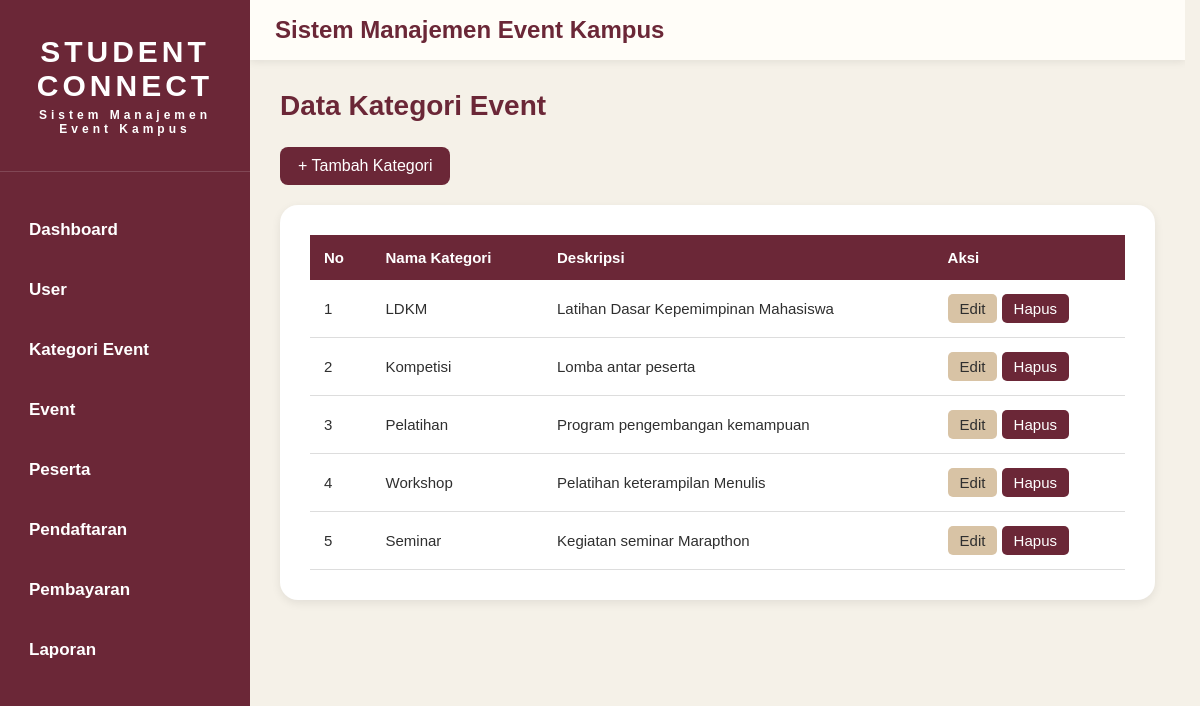
The page /kategori/index.php on the database its author committed.
### tables this page shows
CREATE TABLE `kategori_event` (
  `id_kategori` int(11) NOT NULL,
  `nama_kategori` varchar(100) NOT NULL,
  `deskripsi` text DEFAULT NULL
);

### kategori/index.php (the view, shortened to what this page needs)
<?php
include '../config/koneksi.php';
?>
<!DOCTYPE html>
<html lang="id">
<head>
    <link rel="stylesheet" href="../assets/style.css">
</head>
<body>
<div class="wrapper">
    <?php include '../layout/sidebar.php'; ?>
    <div class="main-content">
        <?php include '../layout/header.php'; ?>
        <div class="content">
            <h2>Data Kategori Event</h2>
            <a href="tambah.php" class="btn-tambah">
                + Tambah Kategori
            </a>
            <div class="table-container">
                <table>
                    <thead>
                        <tr>
                            <th>No</th>
                            <th>Nama Kategori</th>
                            <th>Deskripsi</th>
                            <th>Aksi</th>
                        </tr>
                    </thead>
                    <tbody>
                    <?php
                    $no = 1;
                    $query = mysqli_query(
                        $conn,
                        "SELECT * FROM kategori_event ORDER BY id_kategori DESC"
                    );
                    while($data = mysqli_fetch_assoc($query)){
                    ?>
                    <tr>
                        <td><?= $no++; ?></td>
                        <td><?= $data['nama_kategori']; ?></td>
                        <td><?= $data['deskripsi']; ?></td>
                        <td>
                            <a href="edit.php?id=<?= $data['id_kategori']; ?>" class="btn-edit">
                                Edit
                            </a>
                            <a href="hapus.php?id=<?= $data['id_kategori']; ?>"
                               class="btn-hapus"
                               onclick="return confirm('Yakin ingin menghapus kategori ini?')">
                                Hapus
                            </a>
                        </td>
                    </tr>
                    <?php } ?>
                    </tbody>
                </table>
            </div>
        </div>
    </div>
</div>
</body>
</html>

### assets/style.css (style rules this page uses)
html { scrollbar-gutter: stable; }
* { margin:0; padding:0; box-sizing:border-box; font-family:'Poppins',sans-serif; }
html, body { width:100%; min-height:100%; }
body { background:#F5F1E8; color:#2F2F2F; overflow-x:hidden; }
.wrapper { display:flex; width:100%; min-height:100vh; }
.main-content { flex:1; min-width:0; display:flex; flex-direction:column; }
.content > h2 { color:#6B2737; font-size:28px; font-weight:700; margin-bottom:25px; }
.content { flex:1; width:100%; padding:30px; }
.table-container { background:white; padding:30px; border-radius:18px; box-shadow:0 3px 10px rgba(0,0,0,.08); overflow-x:auto; }
table { width:100%; border-collapse:collapse; }
table th { background:#6B2737; color:white; padding:14px; text-align:left; font-size:15px; }
table td { padding:14px; border-bottom:1px solid #ddd; font-size:15px; }
.btn-tambah { display:inline-block; padding:10px 18px; background:#6B2737; color:white; text-decoration:none; border-radius:8px; margin-bottom:20px; }
.btn-edit { display:inline-block; padding:6px 12px; background:#D8C3A5; color:#2F2F2F; border-radius:5px; text-decoration:none; }
.btn-hapus { display:inline-block; padding:6px 12px; background:#6B2737; color:white; border-radius:5px; text-decoration:none; }

### rows shown on the page
kategori_event: nama_kategori "LDKM", deskripsi "Latihan Dasar Kepemimpinan Mahasiswa"
kategori_event: nama_kategori "Kompetisi", deskripsi "Lomba antar peserta"
kategori_event: nama_kategori "Pelatihan", deskripsi "Program pengembangan kemampuan"
kategori_event: nama_kategori "Workshop", deskripsi "Pelatihan keterampilan Menulis"
kategori_event: nama_kategori "Seminar", deskripsi "Kegiatan seminar Marapthon"
